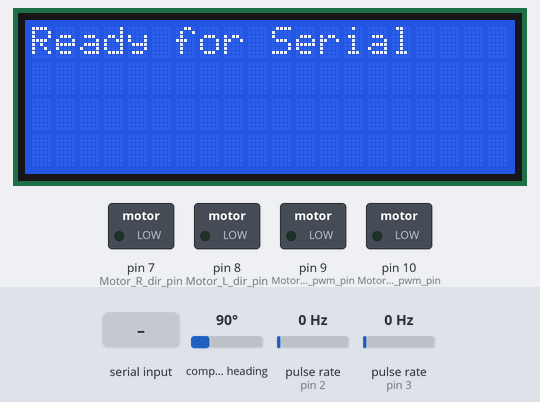
Bench run of a sketch on a simulated Arduino Mega 2560, built with avr-gcc and run on an emulated ATmega2560. On the bench: 20×4 character LCD, switched loads named in the sketch (green lamp = pin HIGH). Wiring (inferred from the names in the program): 2 × pulse sensor: data pin 2 / data pin 3; CMPS compass at I2C address 0x60. The test bench sets the inputs (shaded band); at power-on: pulse rate (sensors on pin 2, pin 3) 0 Hz, compass heading 90°. What the sketch prints to the serial monitor is not drawn.

Above: at 2.2 s.
2.3 s: "Move:1\n" received over Serial
At 2.6 s:
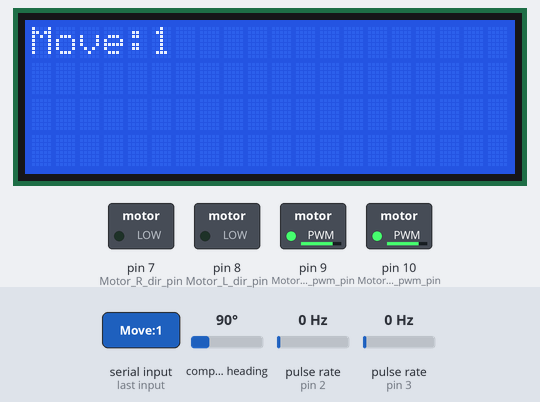
3.8 s: pulse rate (sensor on pin 2) set to 7 Hz
6.8 s: pulse rate (sensor on pin 2) set to 10 Hz
At 7.8 s:
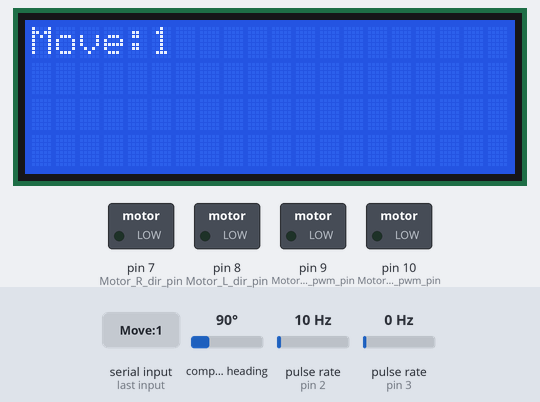
8.7 s: "TurnTo:90\n" received over Serial
At 10.0 s:
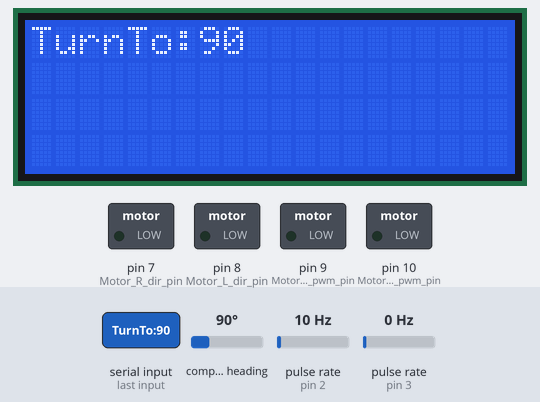
Timing chart, 0 to 11.7 s (numbered marks = the images above; inputs shaded):
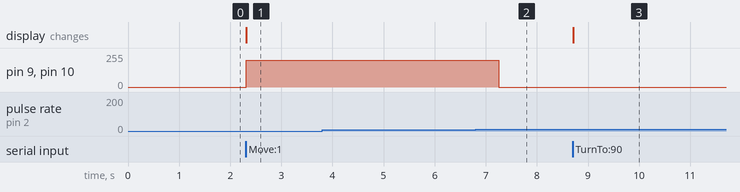

The sketch:

Week45_ex_2_website_done.ino
```cpp
#include <Wire.h>              // I2C library, needed for the compass
#include <LiquidCrystal.h>

// Initialized with specific pins: (RS, E, D4, D5, D6, D7)
LiquidCrystal lcd(37, 36, 35, 34, 33, 32);

// Motor pins
#define Motor_forward    0
#define Motor_return     1
#define Motor_L_dir_pin  8
#define Motor_R_dir_pin  7
#define Motor_L_pwm_pin  10
#define Motor_R_pwm_pin  9

// Encoder settings
const byte ENC_L_PIN = 2;
const byte ENC_R_PIN = 3;
const float PULSES_PER_CM = 13.5;
int DRIVE_PWM = 200;          // driving speed (0-255)

// Compass settings
const byte CMPS14_ADDRESS = 0x60;   // I2C address of the compass
const byte REG_HEADING_8  = 0x01;   // register with the 8-bit heading (0-255)

// Turning settings
const int offset = 4;               // allowed heading error: +/- 4 degrees
const int TURN_PWM = 255;           // spin speed while turning
const int LOOP_DELAY_MS = 30;       // pause between compass checks while turning
const unsigned long TURN_TIMEOUT_MS = 10000; // maximum duration of one turn

// Pulse counters, changed inside interrupts so they must be volatile
volatile unsigned long encLeftCount  = 0;
volatile unsigned long encRightCount = 0;
void encLeftISR()  { encLeftCount++; }
void encRightISR() { encRightCount++; }

void setup(){
  Serial.begin(9600);

  lcd.begin(20, 4);     // Set for 20 columns and 4 rows
  Wire.begin();         // start I2C for the compass

  // Motor pins are outputs, encoder pins trigger an interrupt on every pulse
  pinMode(Motor_L_dir_pin, OUTPUT);
  pinMode(Motor_R_dir_pin, OUTPUT);
  pinMode(Motor_L_pwm_pin, OUTPUT);
  pinMode(Motor_R_pwm_pin, OUTPUT);
  pinMode(ENC_L_PIN, INPUT_PULLUP);
  pinMode(ENC_R_PIN, INPUT_PULLUP);
  attachInterrupt(digitalPinToInterrupt(ENC_L_PIN), encLeftISR, RISING);
  attachInterrupt(digitalPinToInterrupt(ENC_R_PIN), encRightISR, RISING);

  // Optional boot message on the screen
  lcd.setCursor(0, 0);
  lcd.print("Ready for Serial");

  Serial.println("Write something to the serial monitor.");
  delay(1000);          // Allow serial communication to stabilize at boot
}

void loop(){
  if (Serial.available() > 0){
    String message = Serial.readStringUntil('\n');
    Serial.print("Message received, content: ");
    Serial.println(message);

    // Commands: LCD, Move, Turn (relative), and TurnTo (absolute).
    int pos_lcd = message.indexOf("LCD");
    if (pos_lcd > -1) {
      Serial.println("Command = LCD");
      int pos_colon = message.indexOf(":");

      if (pos_colon > -1) {
        String textToPrint = message.substring(pos_colon + 1);
        lcd.clear();
        lcd.setCursor(0, 0);
        lcd.print(textToPrint);
        Serial.print("Printed to LCD: ");
        Serial.println(textToPrint);
      }
    }
    // drive command, e.g. Move:10 drives forward, Move:-10 drives backward
    else if (message.indexOf("Move") > -1) {
      Serial.println("Command = Move");
      int pos_colon = message.indexOf(":");

      if (pos_colon > -1) {
        int value = message.substring(pos_colon + 1).toInt();

        lcd.clear();                    // print the entire command on the LCD
        lcd.setCursor(0, 0);
        lcd.print(message);

        Serial.print("Driving cm: ");
        Serial.println(value);
        drive(value);                   // positive = forward, negative = backward
      }
    }
    // Absolute heading, e.g. TurnTo:0 faces north by the shortest route.
    else if (message.startsWith("TurnTo:")) {
      int value = message.substring(7).toInt();

      lcd.clear();
      lcd.setCursor(0, 0);
      lcd.print(message);

      Serial.print("Turning to heading: ");
      Serial.println(value);
      turnToHeading(value);
    }
    // Relative rotation: positive is clockwise, negative is counterclockwise.
    else if (message.startsWith("Turn:")) {
      int value = message.substring(5).toInt();

      lcd.clear();
      lcd.setCursor(0, 0);
      lcd.print(message);

      Serial.print("Turning by degrees: ");
      Serial.println(value);
      turnByDegrees(value);
    }

    else if (message.startsWith("SetSpeed:")) {
      int value = message.substring(9).toInt();

      if (value >= 0 && value <= 255) {
        DRIVE_PWM = (int)value;
        lcd.clear();
        lcd.setCursor(0, 0);
        lcd.print(message);
        Serial.print("DRIVE_PWM set to: ");
        Serial.println(value);
      }
    }

    else {
      Serial.println("No recognized command found, try LCD:Hello, Move:10, Turn:90, TurnTo:0 or SetSpeed:150\n");
    }
  }
}

// Drives the given number of cm using encoder pulses
// positive value = forward, negative value = backward
void drive(int cm) {
  if (DRIVE_PWM == 0) {
    return;
  }
  unsigned long targetPulses = (unsigned long)(abs(cm) * PULSES_PER_CM);
  byte dir = (cm >= 0) ? Motor_forward : Motor_return;   // negative = backward

  // Reset both pulse counters (interrupts paused while writing the 4-byte values)
  noInterrupts();
  encLeftCount = 0;
  encRightCount = 0;
  interrupts();

  digitalWrite(Motor_L_dir_pin, dir);
  digitalWrite(Motor_R_dir_pin, dir);
  analogWrite(Motor_L_pwm_pin, DRIVE_PWM);
  analogWrite(Motor_R_pwm_pin, DRIVE_PWM);

  // Drive until the average pulse count reaches the target
  // (10 s timeout so the car stops if an encoder is not counting or the car is stuck)
  unsigned long start = millis();
  while (millis() - start < 10000) {
    noInterrupts();
    unsigned long pulses = (encLeftCount + encRightCount) / 2;
    interrupts();
    if (pulses >= targetPulses) break;
  }

  analogWrite(Motor_L_pwm_pin, 0);   // stop the motors
  analogWrite(Motor_R_pwm_pin, 0);
}

// Turns through a signed angle, including full revolutions.
// Accumulating small heading changes preserves rotation across 0/360 degrees.
void turnByDegrees(int degrees) {
  stopMotors();

  const long requestedRotation = abs((long)degrees);
  if (requestedRotation <= offset) {
    return;
  }

  int previous = readCompass();
  if (previous == -1) {
    Serial.println("Compass read failed.");
    return;
  }

  const int direction = (degrees > 0) ? 1 : -1;
  long rotated = 0;
  unsigned long start = millis();

  while (rotated < requestedRotation - offset) {
    if (millis() - start >= TURN_TIMEOUT_MS) {
      stopMotors();
      Serial.println("Relative turn timed out.");
      return;
    }

    if (direction > 0) {
      turnRight();
    } else {
      turnLeft();
    }
    delay(LOOP_DELAY_MS);

    int current = readCompass();
    if (current == -1) {
      stopMotors();
      Serial.println("Compass read failed.");
      return;
    }

    rotated += direction * angleDiff(current, previous);
    previous = current;
  }
  stopMotors();
}

// Turns the car on the spot until the compass shows the target heading (+/- offset)
void turnToHeading(int target) {
  target %= 360;
  if (target < 0) {
    target += 360;
  }

  unsigned long start = millis();
  while (true) {
    if (millis() - start >= TURN_TIMEOUT_MS) {
      stopMotors();
      Serial.println("Heading turn timed out.");
      return;
    }

    int current = readCompass();
    if (current == -1) break;                       // compass error: stop for safety

    // CHANGED: shortest way to the target instead of comparing the raw numbers
    int diff = angleDiff(target, current);          // positive = target is to the right

    if (abs(diff) <= offset) {
      break;                                        // close enough: done
    }

    if (diff > 0) {
      turnRight();
    } else {
      turnLeft();
    }
    delay(LOOP_DELAY_MS);
  }
  stopMotors();
}

// NEW: shortest way from the current heading to the target, from -180 to +180
// positive = target is to the right (clockwise), negative = target is to the left

int angleDiff(int target, int current) {
  int diff = (target - current) % 360;
  if (diff > 180)  diff -= 360;
  if (diff < -180) diff += 360;
  return diff;
}

// Reads the compass, returns the heading in degrees (0-359), or -1 on error
int readCompass() {
  Wire.beginTransmission((int)CMPS14_ADDRESS);
  Wire.write(REG_HEADING_8);
  if (Wire.endTransmission(false) != 0) {
    return -1;                                      // I2C communication error
  }

  Wire.requestFrom((int)CMPS14_ADDRESS, 1);
  if (Wire.available() >= 1) {
    byte heading8 = Wire.read();                    // 8-bit value, 0-255
    return (int)(heading8 * 360.0 / 256.0);         // 256 steps = 360 degrees
  }
  return -1;                                        // read failure
}

// Spin right on the spot: left wheel forward, right wheel backward
void turnRight() {
  digitalWrite(Motor_L_dir_pin, Motor_forward);
  digitalWrite(Motor_R_dir_pin, Motor_return);
  analogWrite(Motor_L_pwm_pin, TURN_PWM);
  analogWrite(Motor_R_pwm_pin, TURN_PWM);
}

// Spin left on the spot: left wheel backward, right wheel forward
void turnLeft() {
  digitalWrite(Motor_L_dir_pin, Motor_return);
  digitalWrite(Motor_R_dir_pin, Motor_forward);
  analogWrite(Motor_L_pwm_pin, TURN_PWM);
  analogWrite(Motor_R_pwm_pin, TURN_PWM);
}

// Stop both motors
void stopMotors() {
  analogWrite(Motor_L_pwm_pin, 0);
  analogWrite(Motor_R_pwm_pin, 0);
}
```

Measured:
- the behaviour switches between 8 and 9 Hz on pulse rate (sensor on pin 2) (found by bisection; images 1 and 2)
- after the input at 2.3 s, pin 9 (Motor_R_pwm_pin), pin 10 (Motor_L_pwm_pin): 0/255 → 200/255 at once; the display: changes at once (image 1)
- after the input at 3.8 s, every drawn part: stays the same
- after the input at 8.7 s, the display: changes at once (image 3)
